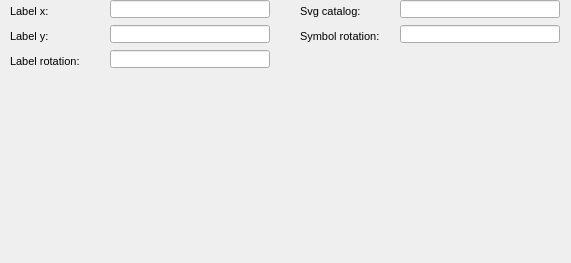
      <widget class="QWidget" name="page_14">
       <property name="geometry">
        <rect>
         <x>0</x>
         <y>0</y>
         <width>571</width>
         <height>263</height>
        </rect>
       </property>
       <attribute name="label">
        <string>Feature graphic design</string>
       </attribute>
       <widget class="QLabel" name="label_label_y">
        <property name="geometry">
         <rect>
          <x>10</x>
          <y>25</y>
          <width>90</width>
          <height>22</height>
         </rect>
        </property>
        <property name="font">
         <font>
          <pointsize>8</pointsize>
         </font>
        </property>
        <property name="frameShape">
         <enum>QFrame::NoFrame</enum>
        </property>
        <property name="frameShadow">
         <enum>QFrame::Plain</enum>
        </property>
        <property name="text">
         <string>Label y:</string>
        </property>
        <property name="textFormat">
         <enum>Qt::AutoText</enum>
        </property>
        <property name="scaledContents">
         <bool>false</bool>
        </property>
        <property name="alignment">
         <set>Qt::AlignLeading|Qt::AlignLeft|Qt::AlignVCenter</set>
        </property>
        <property name="margin">
         <number>3</number>
        </property>
       </widget>
       <widget class="QLineEdit" name="label_y">
        <property name="geometry">
         <rect>
          <x>110</x>
          <y>25</y>
          <width>160</width>
          <height>18</height>
         </rect>
        </property>
        <property name="text">
         <string/>
        </property>
       </widget>
       <widget class="QLabel" name="label_label_rotation">
        <property name="geometry">
         <rect>
          <x>10</x>
          <y>50</y>
          <width>90</width>
          <height>22</height>
         </rect>
        </property>
        <property name="font">
         <font>
          <pointsize>8</pointsize>
         </font>
        </property>
        <property name="frameShape">
         <enum>QFrame::NoFrame</enum>
        </property>
        <property name="frameShadow">
         <enum>QFrame::Plain</enum>
        </property>
        <property name="text">
         <string>Label rotation:</string>
        </property>
        <property name="textFormat">
         <enum>Qt::AutoText</enum>
        </property>
        <property name="scaledContents">
         <bool>false</bool>
        </property>
        <property name="alignment">
         <set>Qt::AlignLeading|Qt::AlignLeft|Qt::AlignVCenter</set>
        </property>
        <property name="margin">
         <number>3</number>
        </property>
       </widget>
       <widget class="QLineEdit" name="label_rotation">
        <property name="geometry">
         <rect>
          <x>110</x>
          <y>50</y>
          <width>160</width>
          <height>18</height>
         </rect>
        </property>
        <property name="text">
         <string/>
        </property>
       </widget>
       <widget class="QLabel" name="label_label_x">
        <property name="geometry">
         <rect>
          <x>10</x>
          <y>0</y>
          <width>90</width>
          <height>22</height>
         </rect>
        </property>
        <property name="font">
         <font>
          <pointsize>8</pointsize>
         </font>
        </property>
        <property name="frameShape">
         <enum>QFrame::NoFrame</enum>
        </property>
        <property name="frameShadow">
         <enum>QFrame::Plain</enum>
        </property>
        <property name="text">
         <string>Label x:</string>
        </property>
        <property name="textFormat">
         <enum>Qt::AutoText</enum>
        </property>
        <property name="scaledContents">
         <bool>false</bool>
        </property>
        <property name="alignment">
         <set>Qt::AlignLeading|Qt::AlignLeft|Qt::AlignVCenter</set>
        </property>
        <property name="margin">
         <number>3</number>
        </property>
       </widget>
       <widget class="QLineEdit" name="label_x">
        <property name="geometry">
         <rect>
          <x>110</x>
          <y>0</y>
          <width>160</width>
          <height>18</height>
         </rect>
        </property>
        <property name="text">
         <string/>
        </property>
       </widget>
       <widget class="QLabel" name="label_rotation">
        <property name="geometry">
         <rect>
          <x>300</x>
          <y>25</y>
          <width>90</width>
          <height>22</height>
         </rect>
        </property>
        <property name="font">
         <font>
          <pointsize>8</pointsize>
         </font>
        </property>
        <property name="frameShape">
         <enum>QFrame::NoFrame</enum>
        </property>
        <property name="frameShadow">
         <enum>QFrame::Plain</enum>
        </property>
        <property name="text">
         <string>Symbol rotation:</string>
        </property>
        <property name="textFormat">
         <enum>Qt::AutoText</enum>
        </property>
        <property name="scaledContents">
         <bool>false</bool>
        </property>
        <property name="alignment">
         <set>Qt::AlignLeading|Qt::AlignLeft|Qt::AlignVCenter</set>
        </property>
        <property name="margin">
         <number>3</number>
        </property>
       </widget>
       <widget class="QLineEdit" name="rotation">
        <property name="geometry">
         <rect>
          <x>400</x>
          <y>25</y>
          <width>160</width>
          <height>18</height>
         </rect>
        </property>
        <property name="text">
         <string/>
        </property>
       </widget>
       <widget class="QLabel" name="label_svg">
        <property name="geometry">
         <rect>
          <x>300</x>
          <y>0</y>
          <width>90</width>
          <height>22</height>
         </rect>
        </property>
        <property name="font">
         <font>
          <pointsize>8</pointsize>
         </font>
        </property>
        <property name="frameShape">
         <enum>QFrame::NoFrame</enum>
        </property>
        <property name="frameShadow">
         <enum>QFrame::Plain</enum>
        </property>
        <property name="text">
         <string>Svg catalog:</string>
        </property>
        <property name="textFormat">
         <enum>Qt::AutoText</enum>
        </property>
        <property name="scaledContents">
         <bool>false</bool>
        </property>
        <property name="alignment">
         <set>Qt::AlignLeading|Qt::AlignLeft|Qt::AlignVCenter</set>
        </property>
        <property name="margin">
         <number>3</number>
        </property>
       </widget>
       <widget class="QLineEdit" name="svg">
        <property name="geometry">
         <rect>
          <x>400</x>
          <y>0</y>
          <width>160</width>
          <height>18</height>
         </rect>
        </property>
        <property name="text">
         <string/>
        </property>
       </widget>
      </widget>
